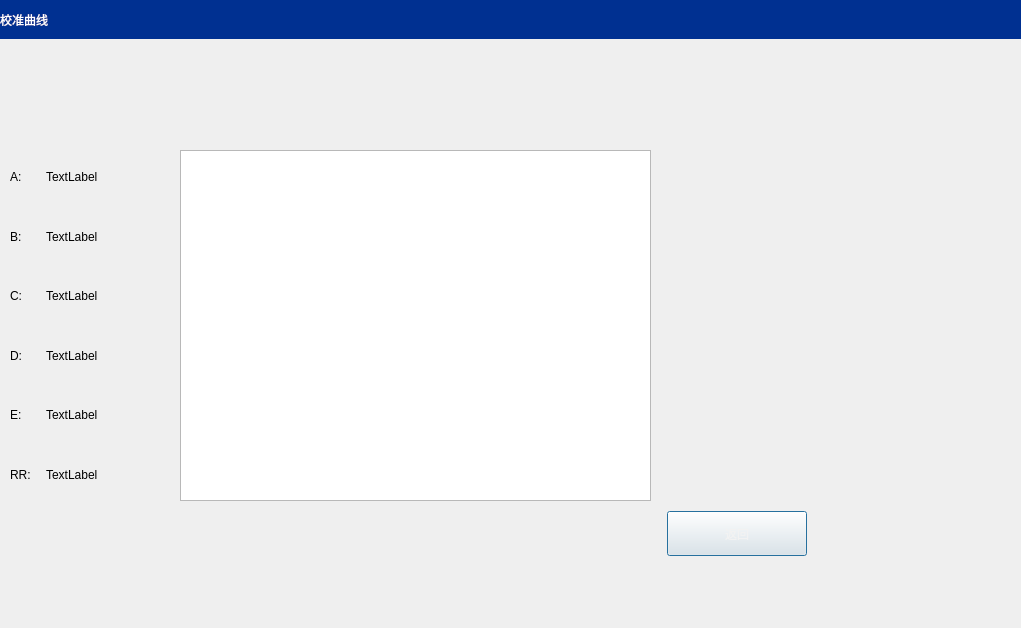
<?xml version="1.0" encoding="UTF-8"?>
<ui version="4.0">
 <class>PopCheckCaliCurve</class>
 <widget class="QDialog" name="PopCheckCaliCurve">
  <property name="geometry">
   <rect>
    <x>0</x>
    <y>0</y>
    <width>1021</width>
    <height>628</height>
   </rect>
  </property>
  <property name="windowTitle">
   <string>Dialog</string>
  </property>
  <widget class="QChartView" name="chart_checkCurve">
   <property name="geometry">
    <rect>
     <x>180</x>
     <y>150</y>
     <width>471</width>
     <height>351</height>
    </rect>
   </property>
  </widget>
  <widget class="CusTableView" name="tableView_CheckCurve" native="true">
   <property name="geometry">
    <rect>
     <x>660</x>
     <y>150</y>
     <width>361</width>
     <height>351</height>
    </rect>
   </property>
  </widget>
  <widget class="QWidget" name="widget" native="true">
   <property name="geometry">
    <rect>
     <x>0</x>
     <y>0</y>
     <width>1021</width>
     <height>39</height>
    </rect>
   </property>
   <property name="styleSheet">
    <string notr="true">QWidget#widget{
	background-color: rgb(0, 48, 145);
}
</string>
   </property>
   <layout class="QVBoxLayout" name="verticalLayout_2">
    <item>
     <widget class="QLabel" name="label_7">
      <property name="styleSheet">
       <string notr="true">color: rgb(255, 255, 255);
 font: 700 12pt &quot;Microsoft YaHei UI&quot;;
</string>
      </property>
      <property name="text">
       <string>校准曲线</string>
      </property>
     </widget>
    </item>
   </layout>
  </widget>
  <widget class="QWidget" name="layoutWidget">
   <property name="geometry">
    <rect>
     <x>10</x>
     <y>150</y>
     <width>161</width>
     <height>351</height>
    </rect>
   </property>
   <layout class="QVBoxLayout" name="verticalLayout">
    <item>
     <layout class="QHBoxLayout" name="horizontalLayout">
      <item>
       <widget class="QLabel" name="label_2">
        <property name="minimumSize">
         <size>
          <width>30</width>
          <height>0</height>
         </size>
        </property>
        <property name="maximumSize">
         <size>
          <width>30</width>
          <height>16777215</height>
         </size>
        </property>
        <property name="text">
         <string>A:</string>
        </property>
       </widget>
      </item>
      <item>
       <widget class="QLabel" name="label_8">
        <property name="text">
         <string>TextLabel</string>
        </property>
       </widget>
      </item>
     </layout>
    </item>
    <item>
     <layout class="QHBoxLayout" name="horizontalLayout_2">
      <item>
       <widget class="QLabel" name="label_3">
        <property name="minimumSize">
         <size>
          <width>30</width>
          <height>0</height>
         </size>
        </property>
        <property name="maximumSize">
         <size>
          <width>30</width>
          <height>16777215</height>
         </size>
        </property>
        <property name="text">
         <string>B:</string>
        </property>
       </widget>
      </item>
      <item>
       <widget class="QLabel" name="label_9">
        <property name="text">
         <string>TextLabel</string>
        </property>
       </widget>
      </item>
     </layout>
    </item>
    <item>
     <layout class="QHBoxLayout" name="horizontalLayout_3">
      <item>
       <widget class="QLabel" name="label_4">
        <property name="minimumSize">
         <size>
          <width>30</width>
          <height>0</height>
         </size>
        </property>
        <property name="maximumSize">
         <size>
          <width>30</width>
          <height>16777215</height>
         </size>
        </property>
        <property name="text">
         <string>C:</string>
        </property>
       </widget>
      </item>
      <item>
       <widget class="QLabel" name="label_10">
        <property name="text">
         <string>TextLabel</string>
        </property>
       </widget>
      </item>
     </layout>
    </item>
    <item>
     <layout class="QHBoxLayout" name="horizontalLayout_4">
      <item>
       <widget class="QLabel" name="label_5">
        <property name="minimumSize">
         <size>
          <width>30</width>
          <height>0</height>
         </size>
        </property>
        <property name="maximumSize">
         <size>
          <width>30</width>
          <height>16777215</height>
         </size>
        </property>
        <property name="text">
         <string>D:</string>
        </property>
       </widget>
      </item>
      <item>
       <widget class="QLabel" name="label_11">
        <property name="text">
         <string>TextLabel</string>
        </property>
       </widget>
      </item>
     </layout>
    </item>
    <item>
     <layout class="QHBoxLayout" name="horizontalLayout_5">
      <item>
       <widget class="QLabel" name="label_6">
        <property name="minimumSize">
         <size>
          <width>30</width>
          <height>0</height>
         </size>
        </property>
        <property name="maximumSize">
         <size>
          <width>30</width>
          <height>16777215</height>
         </size>
        </property>
        <property name="text">
         <string>E:</string>
        </property>
       </widget>
      </item>
      <item>
       <widget class="QLabel" name="label_12">
        <property name="text">
         <string>TextLabel</string>
        </property>
       </widget>
      </item>
     </layout>
    </item>
    <item>
     <layout class="QHBoxLayout" name="horizontalLayout_6">
      <item>
       <widget class="QLabel" name="label_13">
        <property name="minimumSize">
         <size>
          <width>30</width>
          <height>0</height>
         </size>
        </property>
        <property name="maximumSize">
         <size>
          <width>30</width>
          <height>16777215</height>
         </size>
        </property>
        <property name="text">
         <string>RR:</string>
        </property>
       </widget>
      </item>
      <item>
       <widget class="QLabel" name="label_14">
        <property name="text">
         <string>TextLabel</string>
        </property>
       </widget>
      </item>
     </layout>
    </item>
   </layout>
  </widget>
  <widget class="QWidget" name="layoutWidget_2">
   <property name="geometry">
    <rect>
     <x>520</x>
     <y>510</y>
     <width>434</width>
     <height>47</height>
    </rect>
   </property>
   <layout class="QHBoxLayout" name="horizontalLayout_7">
    <item>
     <widget class="QPushButton" name="btn_CheckCurveCancle">
      <property name="minimumSize">
       <size>
        <width>140</width>
        <height>45</height>
       </size>
      </property>
      <property name="maximumSize">
       <size>
        <width>140</width>
        <height>45</height>
       </size>
      </property>
      <property name="styleSheet">
       <string notr="true">QPushButton{
font: 700 13pt &quot;Microsoft YaHei UI&quot;;
color: #F2F2F2;
border-image: url(:/resources/img/common/btnNomal.png);
padding: -1;}
QPushButton:pressed{
font: 700 13pt &quot;Microsoft YaHei UI&quot;;
color: #F2F2F2;
border-image: url(:/resources/img/common/btnClicked.png);
padding: -1;}</string>
      </property>
      <property name="text">
       <string>返回</string>
      </property>
     </widget>
    </item>
   </layout>
  </widget>
 </widget>
 <customwidgets>
  <customwidget>
   <class>CusTableView</class>
   <extends>QWidget</extends>
   <header location="global">CusTableView.h</header>
   <container>1</container>
  </customwidget>
  <customwidget>
   <class>QChartView</class>
   <extends>QGraphicsView</extends>
   <header location="global">qchartview.h</header>
  </customwidget>
 </customwidgets>
 <resources/>
 <connections/>
</ui>
